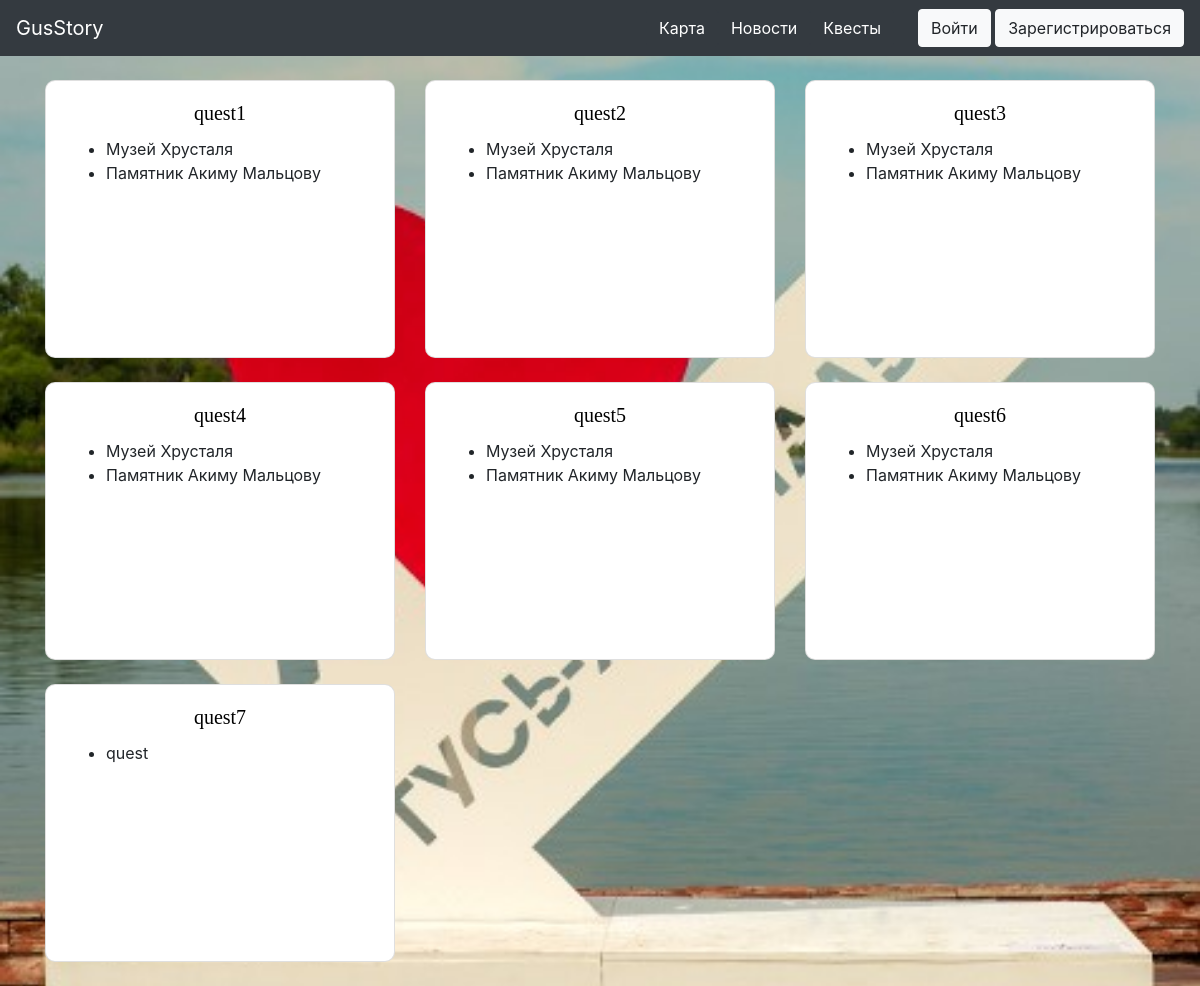
The app's page /quests with its own data.
### data/quests.py (models this page shows)
class Quests(SqlAlchemyBase, SerializerMixin, UserMixin):
    __tablename__ = 'quests'
    id = sqlalchemy.Column(sqlalchemy.Integer, primary_key=True, autoincrement=True)
    name = sqlalchemy.Column(sqlalchemy.String, nullable=True)
    points = sqlalchemy.Column(sqlalchemy.TEXT, nullable=True)

### main.py (the view)
@app.route('/quests')
def gus_quests():
    sessions = db_session.create_session()
    quest = sessions.query(quests.Quests)
    return render_template("quests.html", quests=quest)

### data/db_session.py (called while the page is built)
def create_session() -> Session:
    global __factory
    return __factory()

### templates/quests.html
{% extends "base.html" %}
{% block content %}
<div class="container; mt-4">
    <div class="row">
        {% for quest in quests %}
        <div class="col-sm-4">
            <div class="card mb-4" style="width: 100%; border-radius: 10px;">
                <div class="card-body">
                    <h5 class="card-title" align="center">{{quest.name}}</h5>
                    <div style="height: 200px;">
                        <ul>
                            {% for point in quest.points.split('\n')%}
                            <li>{{point}}</li>
                            {% endfor %}
                        </ul>
                    </div>
                </div>
            </div>
        </div>
        {% endfor %}
    </div>
</div>
{% endblock %}

### templates/base.html (shortened to what this page needs)
<!DOCTYPE html>
<html lang="en">
<head>
    <link rel="stylesheet" type="text/css" href="{{ url_for('static', filename='css/style.css') }}"/>
    <link rel="stylesheet"
          href="https://cdn.jsdelivr.net/npm/bootstrap@4.5.3/dist/css/bootstrap.min.css"
>
</head>
<body style="background: center url(static/img/fon1.jpg); background-size: cover;">
<div>
    <nav class="navbar navbar-expand-lg sticky-top navbar-dark bg-dark">
        <a class="navbar-brand" href="/"> GusStory </a>
        <div class="collapse navbar-collapse" id="navbarSupportedContent">
            <a class="btn btn-dark" href="/"> Карта </a>
            <a class="btn btn-dark" href="/"> Новости </a>
            <a class="btn btn-dark mr-4" href="/quests"> Квесты </a>
            {% if not current_user.is_authenticated %}
            <div>
                <a class="btn btn-light" href="/login"> Войти </a>
                <a class="btn btn-light" href="/register"> Зарегистрироваться </a>
            </div>
            {% else %}
            <a class="navbar-brand nav-link mt-2" href="/profile"><h4 style="color:
                #ffffff;">{{current_user.name[0]}}{{current_user.surname[0]}}</h4></a>
            {% endif %}
        </div>
    </nav>
    <div class="content container">
        {% block content %}
        {% endblock %}
    </div>
</div>
</body>
</html>

### static/css/style.css (style rules this page uses)
body { background: #000; color: #FFFFFF; display: flex; flex-direction: column; height: 100%; }
html { height: 100%; }
.content { flex: 1 0 auto; }
h5 { color: #000; font-family: ‘Times New Roman’, serif; font-size: 20px; font-weight: normal; line-height: 48px; margin: 0; }

### records on screen
Quests: name "quest1", point "Музей Хрусталя" "Памятник Акиму Мальцову"
Quests: name "quest2", point "Музей Хрусталя" "Памятник Акиму Мальцову"
Quests: name "quest3", point "Музей Хрусталя" "Памятник Акиму Мальцову"
Quests: name "quest4", point "Музей Хрусталя" "Памятник Акиму Мальцову"
Quests: name "quest5", point "Музей Хрусталя" "Памятник Акиму Мальцову"
Quests: name "quest6", point "Музей Хрусталя" "Памятник Акиму Мальцову"
Quests: name "quest7", points "quest"
